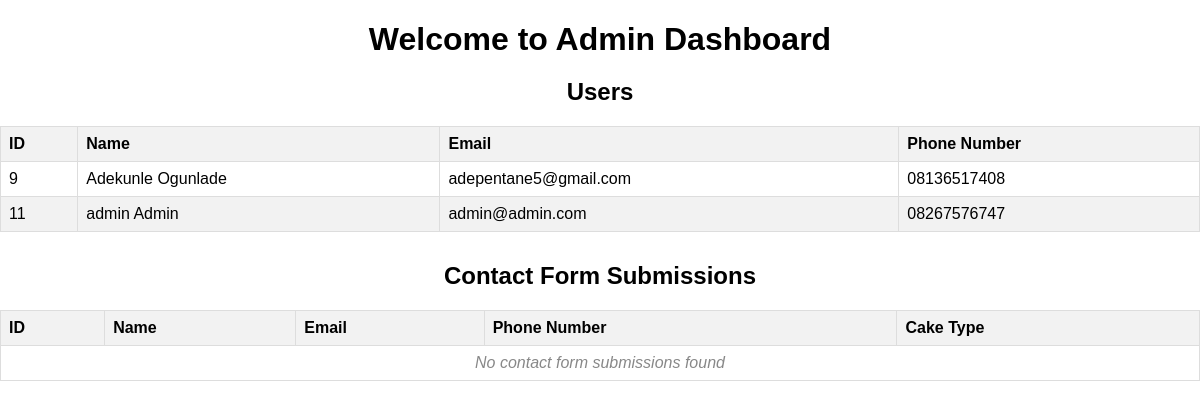
/admin_dash.php, run on the app's committed database.
### tables this page shows
CREATE TABLE `users` (
  `user_id` int(11) NOT NULL,
  `full_name` varchar(100) DEFAULT NULL,
  `email` varchar(100) DEFAULT NULL,
  `phone_number` varchar(20) DEFAULT NULL,
  `password` varchar(255) DEFAULT NULL,
  `role` enum('admin','customer') DEFAULT 'customer'
);

### admin_dash.php (the view, shortened to what this page needs)
<?php
include "db/db_connection.php";
$sql_users = "SELECT * FROM users";
$result_users = $conn->query($sql_users);
$sql_submissions = "SELECT * FROM order_requests";
$result_submissions = $conn->query($sql_submissions);
if ($result_users === false || $result_submissions === false) {
    echo "Error: Unable to fetch this  data from the database.";
} else {
?>
<!DOCTYPE html>
<html lang="en">
<head>
</head>
<body>
    <h1>Welcome to Admin Dashboard</h1>
    <section>
        <h2>Users</h2>
        <table>
            <thead>
                <tr>
                    <th>ID</th>
                    <th>Name</th>
                    <th>Email</th>
                    <th>Phone Number</th>
                </tr>
            </thead>
            <tbody>
                <?php
                if ($result_users->num_rows > 0) {
                    while($row = $result_users->fetch_assoc()) {
                        echo "<tr>";
                        echo "<td>" . $row["user_id"] . "</td>";
                        echo "<td>" . $row["full_name"] . "</td>";
                        echo "<td>" . $row["email"] . "</td>";
                        echo "<td>" . $row["phone_number"] . "</td>";
                        echo "</tr>";
                    }
                } else {
                    echo "<tr><td colspan='4' class='no-data'>No users found</td></tr>";
                }
                ?>
            </tbody>
        </table>
    </section>
    <section>
        <h2>Contact Form Submissions</h2>
        <table>
            <thead>
                <tr>
                    <th>ID</th>
                    <th>Name</th>
                    <th>Email</th>
                    <th>Phone Number</th>
                    <th>Cake Type</th>
                </tr>
            </thead>
            <tbody>
                <?php
                if ($result_submissions->num_rows > 0) {
                    while($row = $result_submissions->fetch_assoc()) {
                        echo "<tr>";
                        echo "<td>" . $row["id"] . "</td>";
                        echo "<td>" . $row["name"] . "</td>";
                        echo "<td>" . $row["email"] . "</td>";
                        echo "<td>" . $row["phone"] . "</td>";
                        echo "<td>" . $row["cake_type"] . "</td>";
                        echo "</tr>";
                    }
                } else {
                    echo "<tr><td colspan='5' class='no-data'>No contact form submissions found</td></tr>";
                }
                ?>
            </tbody>
        </table>
    </section>
</body>
</html>
<?php } ?>

### admin_dash.php (style rules this page uses)
body { font-family: Arial, sans-serif; margin: 0; padding: 0; }
h1, h2 { text-align: center; margin-bottom: 20px; }
table { width: 100%; border-collapse: collapse; margin-bottom: 30px; }
th, td { border: 1px solid #ddd; padding: 8px; text-align: left; }
th { background-color: #f2f2f2; }
tr:nth-child(even) { background-color: #f2f2f2; }
.no-data { text-align: center; color: #888; font-style: italic; }

### data on the page
users: user_id "9", full_name "Adekunle Ogunlade", email "adepentane5@gmail.com", phone_number "08136517408"
users: user_id "11", full_name "admin Admin", email "admin@admin.com", phone_number "08267576747"
